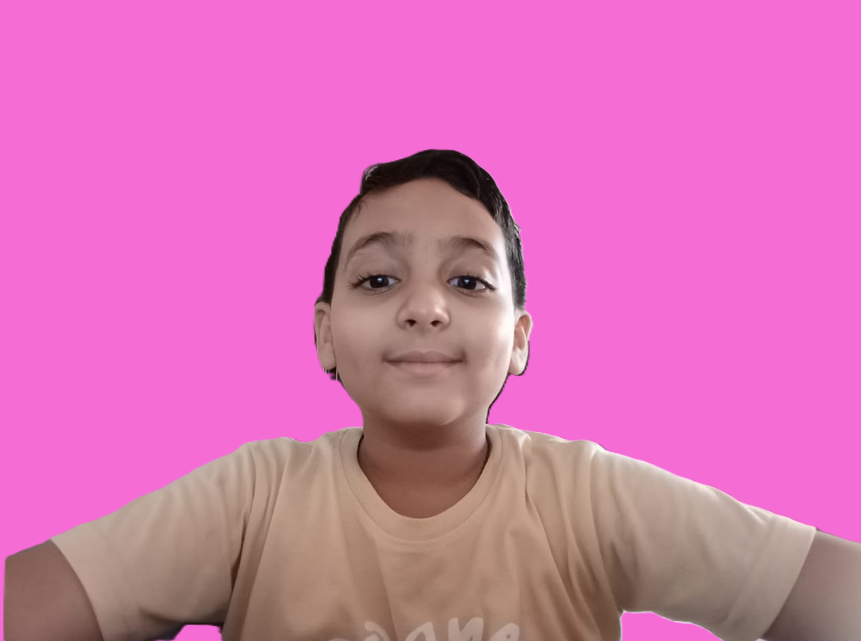
#> input picture 2happy.png, 861 x 641 px
$ python computervisionacp.py
#> lines starting #> are read from the running program, lines starting #| are printed output that depends on the picture
import cv2

img = cv2.imread("2happy.png")
#> img is the input picture: shape (641, 861, 3); mean B, G, R 178.6, 114.1, 214.3

small = cv2.resize(img, (300, 200))
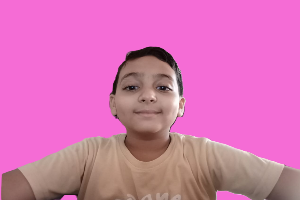
#> small: shape (200, 300, 3); mean B, G, R 178.6, 114, 214.2
medium = cv2.resize(img, (600, 400))
large = cv2.resize(img, (900, 600))

cv2.imwrite("small.png", small)
cv2.imwrite("medium.png", medium)
cv2.imwrite("large.png", large)

cv2.imshow("Small", small)
cv2.imshow("Medium", medium)
cv2.imshow("Large", large)

cv2.waitKey(0)
cv2.destroyAllWindows()

$ run again, with happy.png copied over 2happy.png
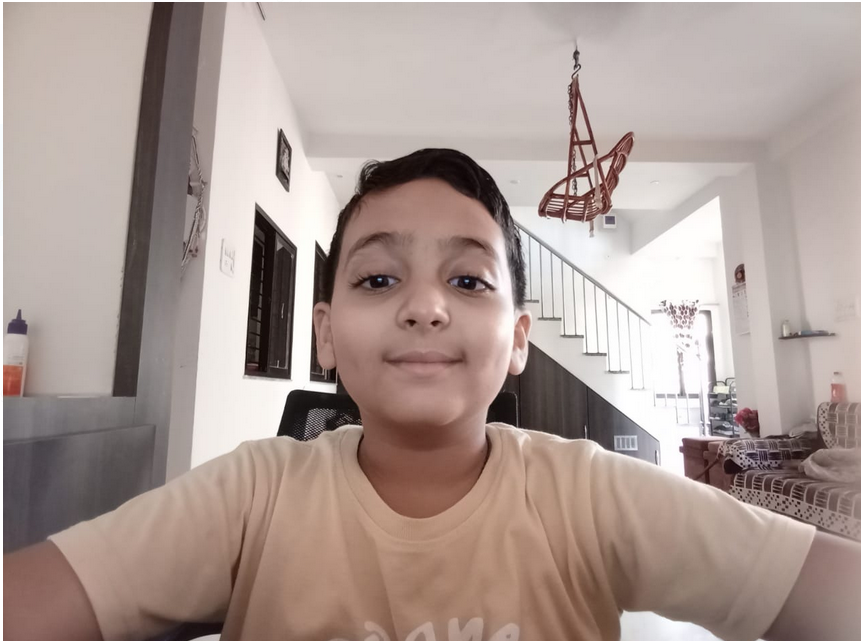
#> input picture happy.png, 861 x 641 px
#> img is the input picture: shape (641, 861, 3); mean B, G, R 148, 154, 171
#> `small = cv2.resize(img, (300, 200))`:
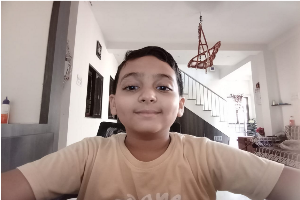
#> small: shape (200, 300, 3); mean B, G, R 148, 154, 170.9
#> `medium = cv2.resize(img, (600, 400))`:
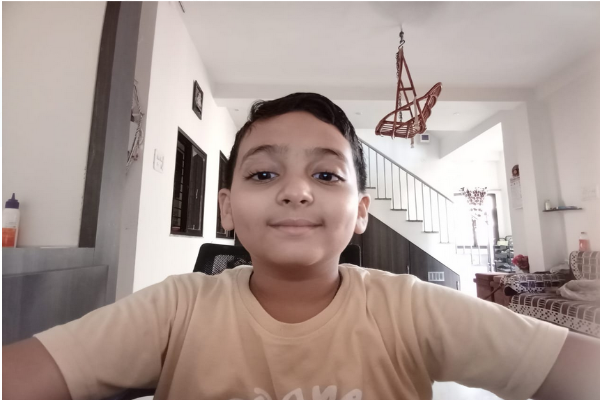
#> medium: shape (400, 600, 3); mean B, G, R 147.8, 153.9, 170.8
